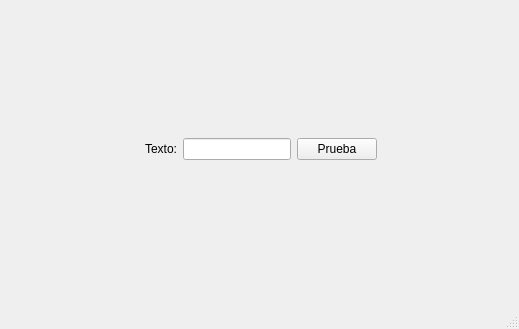
<?xml version="1.0" encoding="UTF-8"?>
<ui version="4.0">
 <class>MainWindow</class>
 <widget class="QMainWindow" name="MainWindow">
  <property name="enabled">
   <bool>true</bool>
  </property>
  <property name="geometry">
   <rect>
    <x>0</x>
    <y>0</y>
    <width>519</width>
    <height>329</height>
   </rect>
  </property>
  <property name="windowTitle">
   <string>Qt Designer</string>
  </property>
  <widget class="QWidget" name="centralwidget">
   <widget class="QWidget" name="layoutWidget">
    <property name="geometry">
     <rect>
      <x>80</x>
      <y>110</y>
      <width>361</width>
      <height>78</height>
     </rect>
    </property>
    <layout class="QHBoxLayout" name="horizontalLayout">
     <item>
      <layout class="QHBoxLayout" name="horizontalLayout_2">
       <item>
        <spacer name="horizontalSpacer">
         <property name="orientation">
          <enum>Qt::Horizontal</enum>
         </property>
         <property name="sizeHint" stdset="0">
          <size>
           <width>40</width>
           <height>20</height>
          </size>
         </property>
        </spacer>
       </item>
       <item>
        <widget class="QLabel" name="label1">
         <property name="text">
          <string>Texto:</string>
         </property>
        </widget>
       </item>
       <item>
        <widget class="QLineEdit" name="texto1"/>
       </item>
       <item>
        <widget class="QPushButton" name="pushButton">
         <property name="text">
          <string>Prueba</string>
         </property>
        </widget>
       </item>
       <item>
        <spacer name="horizontalSpacer_2">
         <property name="orientation">
          <enum>Qt::Horizontal</enum>
         </property>
         <property name="sizeHint" stdset="0">
          <size>
           <width>40</width>
           <height>20</height>
          </size>
         </property>
        </spacer>
       </item>
      </layout>
     </item>
    </layout>
   </widget>
  </widget>
  <widget class="QMenuBar" name="menubar">
   <property name="geometry">
    <rect>
     <x>0</x>
     <y>0</y>
     <width>519</width>
     <height>21</height>
    </rect>
   </property>
  </widget>
  <widget class="QStatusBar" name="statusbar"/>
 </widget>
 <resources/>
 <connections/>
</ui>
